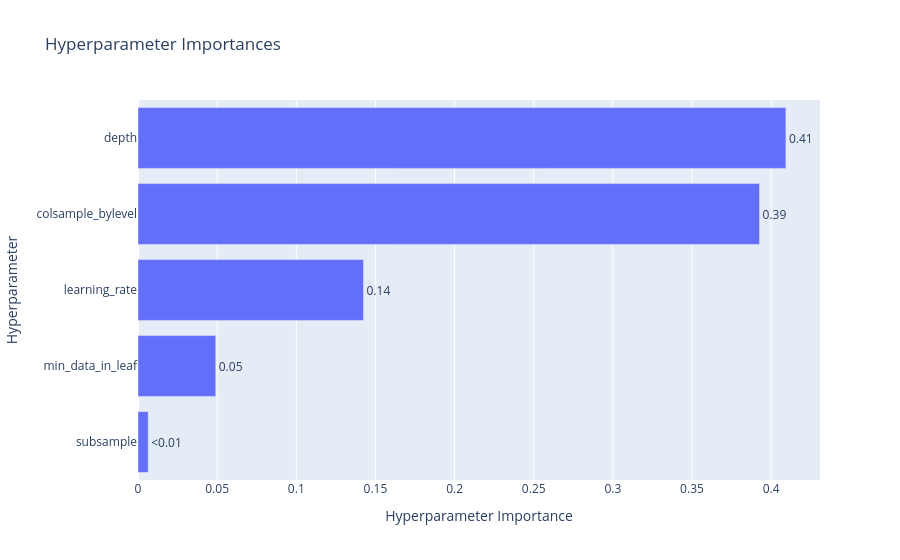

Notebook cell for this chart:
### Code cell
# visualize parameter importance
optuna.visualization.plot_param_importances(study)

### Figure 1 — Plotly figure (JSON) as saved in the notebook; plotly's stock layout.template omitted (floating-point values rounded to 4 significant figures)
{"data": [{"cliponaxis": false, "hovertemplate": ["subsample (FloatDistribution): 0.0064428748278310445<extra></extra>", "min_data_in_leaf (IntDistribution): 0.049117822478367934<extra></extra>", "learning_rate (FloatDistribution): 0.14246199628861578<extra></extra>", "colsample_bylevel (FloatDistribution): 0.3926636234563426<extra></extra>", "depth (IntDistribution): 0.40931368294884274<extra></extra>"], "name": "Objective Value", "orientation": "h", "text": ["<0.01", "0.05", "0.14", "0.39", "0.41"], "textposition": "outside", "type": "bar", "x": [0.006443, 0.04912, 0.1425, 0.3927, 0.4093], "y": ["subsample", "min_data_in_leaf", "learning_rate", "colsample_bylevel", "depth"]}], "layout": {"title": {"text": "Hyperparameter Importances"}, "xaxis": {"title": {"text": "Hyperparameter Importance"}}, "yaxis": {"title": {"text": "Hyperparameter"}}}}
